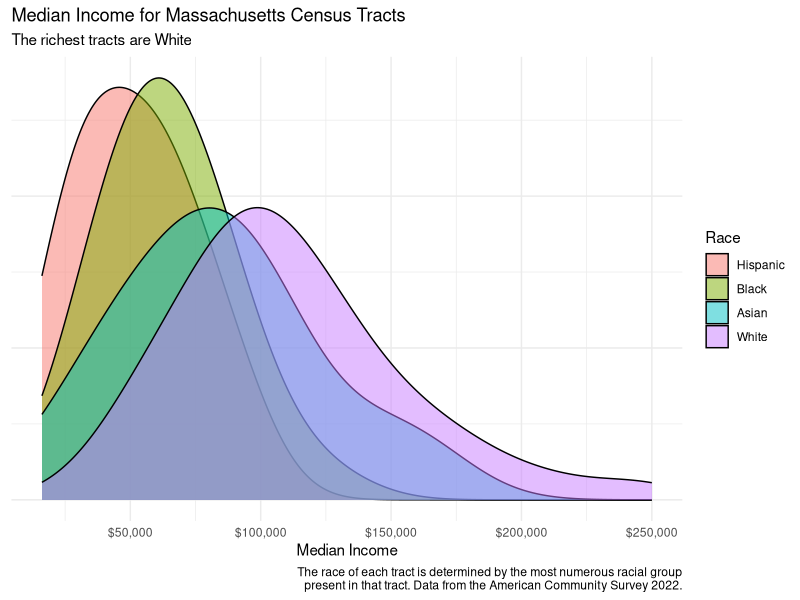

The R source for this figure:
## ---- chunk 1
#| message: false

library(tidyverse)
## ---- chunk 2
x <- read_csv("data/mass-tracts.csv", show_col_types = FALSE)
## ---- chunk 3
x |> 
  drop_na() |> 
  mutate(race = factor(race, levels = c("Hispanic", "Black", 
                                         "Asian", "White"))) |> 
  ggplot(aes(x = med_income, fill = race)) +
    geom_density(alpha = 0.5, adjust = 2) +
    theme_minimal() +
    scale_x_continuous(labels = scales::dollar_format()) +
    theme(axis.text.y = element_blank()) +
    labs(title = "Median Income for Massachusetts Census Tracts",
         subtitle = "The richest tracts are White",
         x = "Median Income",
         y = NULL,
         fill = "Race",
         caption = "The race of each tract is determined by the most numerous racial group\n present in that tract. Data from the American Community Survey 2022.")

